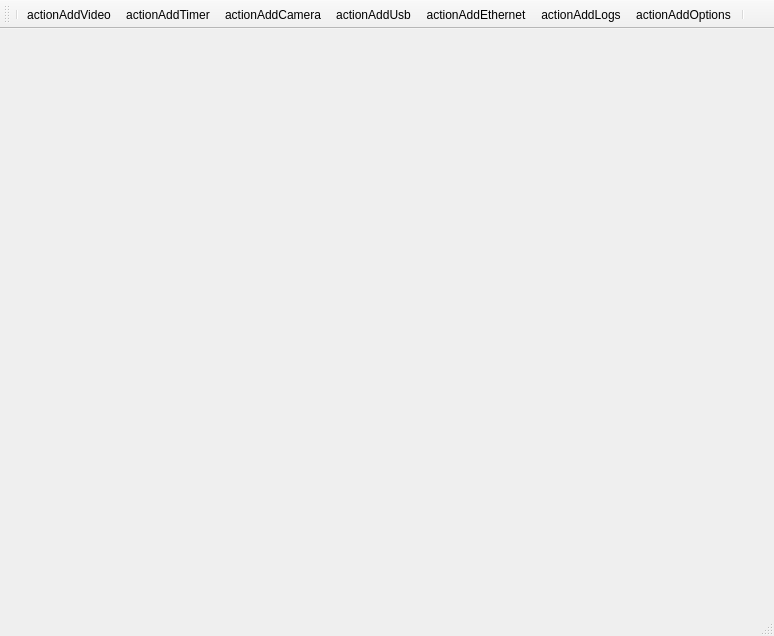
<?xml version="1.0" encoding="UTF-8"?>
<ui version="4.0">
 <class>MainWindow</class>
 <widget class="QMainWindow" name="MainWindow">
  <property name="geometry">
   <rect>
    <x>0</x>
    <y>0</y>
    <width>774</width>
    <height>636</height>
   </rect>
  </property>
  <property name="windowTitle">
   <string>Accreditation ver4</string>
  </property>
  <widget class="QWidget" name="centralWidget"/>
  <widget class="QMenuBar" name="menuBar">
   <property name="enabled">
    <bool>false</bool>
   </property>
   <property name="geometry">
    <rect>
     <x>0</x>
     <y>0</y>
     <width>774</width>
     <height>21</height>
    </rect>
   </property>
  </widget>
  <widget class="QStatusBar" name="statusBar"/>
  <widget class="QToolBar" name="mainToolBar">
   <attribute name="toolBarArea">
    <enum>TopToolBarArea</enum>
   </attribute>
   <attribute name="toolBarBreak">
    <bool>false</bool>
   </attribute>
   <addaction name="separator"/>
   <addaction name="actionAddVideo"/>
   <addaction name="actionAddTimer"/>
   <addaction name="actionAddCamera"/>
   <addaction name="actionAddUsb"/>
   <addaction name="actionAddEthernet"/>
   <addaction name="actionAddLogs"/>
   <addaction name="actionAddOptions"/>
   <addaction name="separator"/>
  </widget>
  <action name="actionAddVideo">
   <property name="icon">
    <iconset resource="icons.qrc">
     <normaloff>:/resource/video.png</normaloff>:/resource/video.png</iconset>
   </property>
   <property name="text">
    <string>actionAddVideo</string>
   </property>
   <property name="toolTip">
    <string>actionAddVideo</string>
   </property>
  </action>
  <action name="actionAddTimer">
   <property name="icon">
    <iconset resource="icons.qrc">
     <normaloff>:/resource/timer.png</normaloff>:/resource/timer.png</iconset>
   </property>
   <property name="text">
    <string>actionAddTimer</string>
   </property>
   <property name="toolTip">
    <string>actionAddTimer</string>
   </property>
  </action>
  <action name="actionAddCamera">
   <property name="icon">
    <iconset resource="icons.qrc">
     <normaloff>:/resource/camera.png</normaloff>:/resource/camera.png</iconset>
   </property>
   <property name="text">
    <string>actionAddCamera</string>
   </property>
   <property name="toolTip">
    <string>actionAddCamera</string>
   </property>
  </action>
  <action name="actionAddUsb">
   <property name="icon">
    <iconset resource="icons.qrc">
     <normaloff>:/resource/usb.png</normaloff>:/resource/usb.png</iconset>
   </property>
   <property name="text">
    <string>actionAddUsb</string>
   </property>
   <property name="toolTip">
    <string>actionAddUsb</string>
   </property>
  </action>
  <action name="actionAddEthernet">
   <property name="icon">
    <iconset resource="icons.qrc">
     <normaloff>:/resource/ethernet.png</normaloff>:/resource/ethernet.png</iconset>
   </property>
   <property name="text">
    <string>actionAddEthernet</string>
   </property>
   <property name="toolTip">
    <string>actionAddEthernet</string>
   </property>
  </action>
  <action name="actionAddLogs">
   <property name="icon">
    <iconset resource="icons.qrc">
     <normaloff>:/resource/logs.png</normaloff>:/resource/logs.png</iconset>
   </property>
   <property name="text">
    <string>actionAddLogs</string>
   </property>
   <property name="toolTip">
    <string>actionAddLogs</string>
   </property>
  </action>
  <action name="actionAddOptions">
   <property name="icon">
    <iconset resource="icons.qrc">
     <normaloff>:/resource/options.png</normaloff>:/resource/options.png</iconset>
   </property>
   <property name="text">
    <string>actionAddOptions</string>
   </property>
   <property name="toolTip">
    <string>actionAddOptions</string>
   </property>
  </action>
 </widget>
 <layoutdefault spacing="6" margin="11"/>
 <resources>
  <include location="icons.qrc"/>
 </resources>
 <connections/>
</ui>
